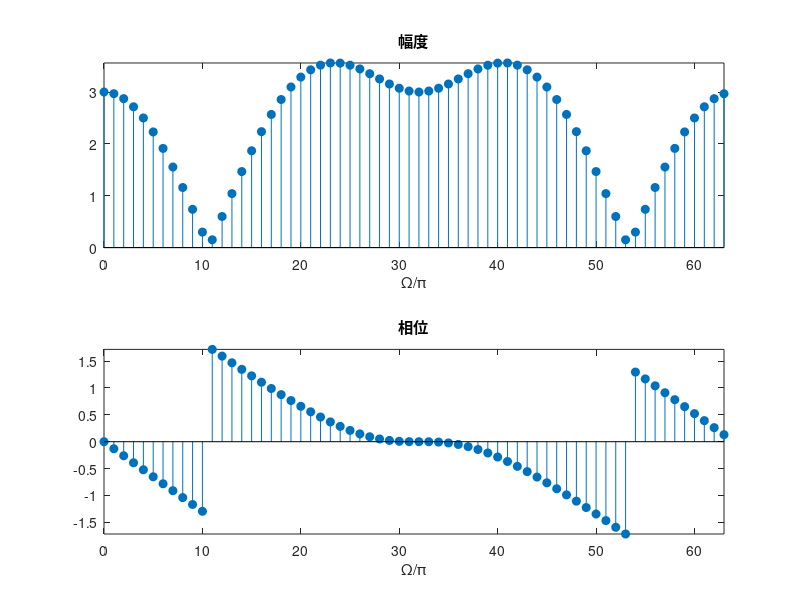

Source code (MATLAB):
x1=[2 -1 1 1];
x2=zeros(1,60);
x=[x1 x2];
n=0:63;
Xk=fft(x);
subplot(211);
stem(n,abs(Xk),'filled');
xlabel('\Omega/\pi');
title('幅度');
axis tight;
subplot(212);
stem(n,angle(Xk),'filled');
xlabel('\Omega/\pi');
title('相位');
axis tight;
